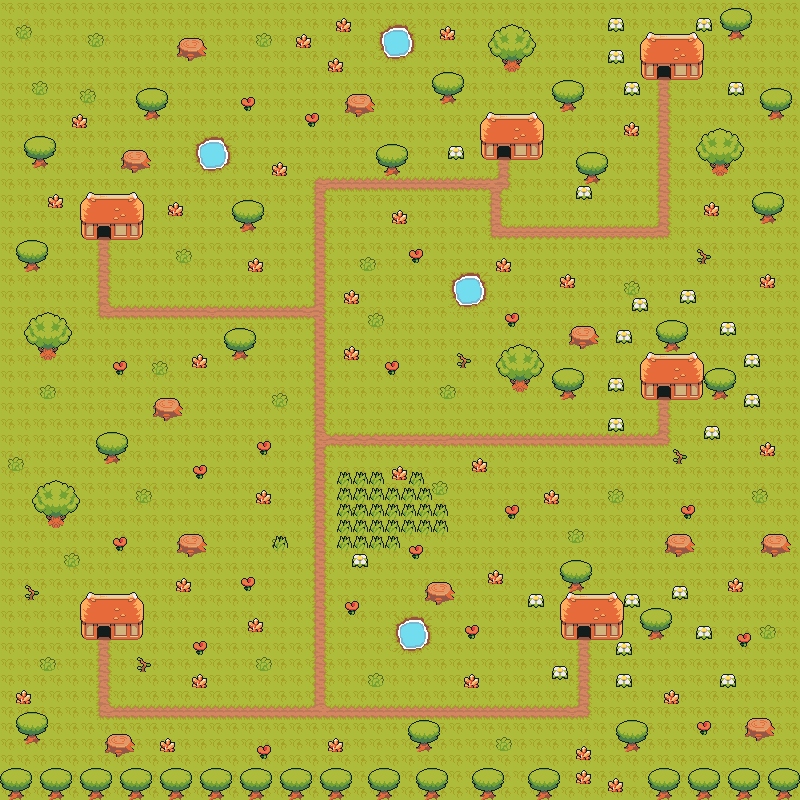

A 2D game scene composited from a Tiled map and its tileset images. What follows is a short description and the map's XML, with each tile layer's data collapsed to a summary:
An orthogonal 100x100 tile map with 8x8 px tiles, 5 tile layers (background, hoses, nature, ores, ...), 4 tilesets and 38 objects.

<map version="1.10" tiledversion="1.10.2" orientation="orthogonal" renderorder="right-down" width="100" height="100" tilewidth="8" tileheight="8" infinite="0" nextlayerid="8" nextobjectid="40">
 <tileset firstgid="1" source="TilesetFloor.tsx" />
 <tileset firstgid="2289" source="TilesetHouse.tsx" />
 <tileset firstgid="5325" source="TilesetNature.tsx" />
 <tileset firstgid="7341" source="TilesetWater.tsx" />
 <layer id="1" name="background" width="100" height="100">
  <data>[10000 cells, 10000 non-empty, 4 distinct tile ids]</data>
 </layer>
 <layer id="2" name="hoses" width="100" height="100">
  <data>[10000 cells, 1955 non-empty, 147 distinct tile ids]</data>
 </layer>
 <layer id="3" name="nature" width="100" height="100">
  <data>[10000 cells, 306 non-empty, 48 distinct tile ids]</data>
 </layer>
 <layer id="4" name="ores" width="100" height="100">
  <data>[10000 cells, 144 non-empty, 4 distinct tile ids]</data>
 </layer>
 <objectgroup id="6" name="l_houses_trees">
  <object id="5" x="480" y="112" width="64" height="48" />
  <object id="6" x="488" y="24" width="48" height="48" />
  <object id="7" x="432" y="72" width="32" height="32" />
  <object id="8" x="552" y="80" width="32" height="32" />
  <object id="9" x="576" y="152" width="32" height="32" />
  <object id="10" x="376" y="144" width="32" height="32" />
  <object id="11" x="640" y="32" width="64" height="48" />
  <object id="12" x="720" y="8" width="32" height="32" />
  <object id="13" x="760" y="88" width="32" height="32" />
  <object id="14" x="696" y="128" width="48" height="48" />
  <object id="15" x="752" y="192" width="32" height="32" />
  <object id="16" x="656" y="320" width="32" height="32" />
  <object id="17" x="640" y="352" width="64" height="48" />
  <object id="18" x="704" y="368" width="32" height="32" />
  <object id="19" x="552" y="368" width="32" height="32" />
  <object id="20" x="496" y="344" width="48" height="48" />
  <object id="21" x="136" y="88" width="32" height="32" />
  <object id="22" x="24" y="136" width="32" height="32" />
  <object id="23" x="16" y="240" width="32" height="32" />
  <object id="24" x="24" y="312" width="48" height="48" />
  <object id="25" x="96" y="432" width="32" height="32" />
  <object id="26" x="32" y="480" width="48" height="48" />
  <object id="27" x="80" y="592" width="64" height="48" />
  <object id="28" x="16" y="712" width="32" height="32" />
  <object id="30" x="0" y="768" width="560" height="32" />
  <object id="31" x="648" y="768" width="152" height="32" />
  <object id="32" x="616" y="720" width="32" height="32" />
  <object id="33" x="640" y="608" width="32" height="32" />
  <object id="34" x="560" y="592" width="64" height="48" />
  <object id="35" x="560" y="560" width="32" height="32" />
  <object id="36" x="224" y="328" width="32" height="32" />
  <object id="37" x="232" y="200" width="32" height="32" />
  <object id="38" x="408" y="720" width="32" height="32" />
  <object id="39" x="80" y="192" width="64" height="48" />
 </objectgroup>
 <layer id="7" name="grass" width="100" height="100">
  <data>[10000 cells, 116 non-empty, 4 distinct tile ids]</data>
 </layer>
 <objectgroup id="5" name="l_waterObject">
  <object id="1" x="192" y="136" width="40" height="32" />
  <object id="2" x="376" y="24" width="40" height="40" />
  <object id="3" x="392" y="616" width="40" height="40" />
  <object id="4" x="448" y="272" width="40" height="40" />
 </objectgroup>
</map>
